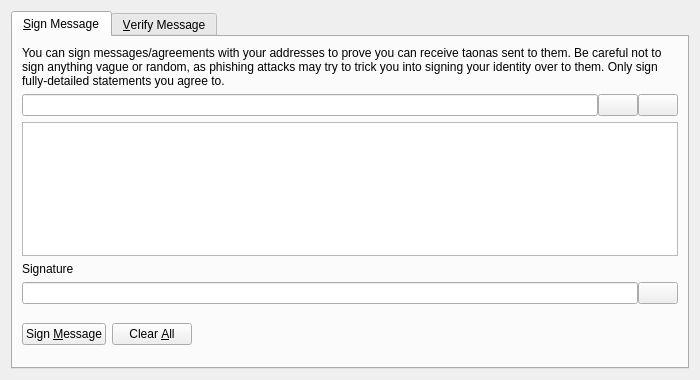
<?xml version="1.0" encoding="UTF-8"?>
<ui version="4.0">
 <class>SignVerifyMessageDialog</class>
 <widget class="QDialog" name="SignVerifyMessageDialog">
  <property name="geometry">
   <rect>
    <x>0</x>
    <y>0</y>
    <width>700</width>
    <height>380</height>
   </rect>
  </property>
  <property name="windowTitle">
   <string>Signatures - Sign / Verify a Message</string>
  </property>
  <property name="modal">
   <bool>true</bool>
  </property>
  <layout class="QVBoxLayout" name="verticalLayout">
   <item>
    <widget class="QTabWidget" name="tabWidget">
     <property name="currentIndex">
      <number>0</number>
     </property>
     <widget class="QWidget" name="tabSignMessage">
      <attribute name="title">
       <string>&amp;Sign Message</string>
      </attribute>
      <layout class="QVBoxLayout" name="verticalLayout_SM">
       <item>
        <widget class="QLabel" name="infoLabel_SM">
         <property name="text">
          <string>You can sign messages/agreements with your addresses to prove you can receive taonas sent to them. Be careful not to sign anything vague or random, as phishing attacks may try to trick you into signing your identity over to them. Only sign fully-detailed statements you agree to.</string>
         </property>
         <property name="textFormat">
          <enum>Qt::PlainText</enum>
         </property>
         <property name="wordWrap">
          <bool>true</bool>
         </property>
        </widget>
       </item>
       <item>
        <layout class="QHBoxLayout" name="horizontalLayout_1_SM">
         <property name="spacing">
          <number>0</number>
         </property>
         <item>
          <widget class="QValidatedLineEdit" name="addressIn_SM">
           <property name="toolTip">
            <string>The Taona address to sign the message with</string>
           </property>
          </widget>
         </item>
         <item>
          <widget class="QPushButton" name="addressBookButton_SM">
           <property name="toolTip">
            <string>Choose previously used address</string>
           </property>
           <property name="text">
            <string/>
           </property>
           <property name="icon">
            <iconset resource="../taona.qrc">
             <normaloff>:/icons/address-book</normaloff>:/icons/address-book</iconset>
           </property>
           <property name="shortcut">
            <string>Alt+A</string>
           </property>
           <property name="autoDefault">
            <bool>false</bool>
           </property>
          </widget>
         </item>
         <item>
          <widget class="QPushButton" name="pasteButton_SM">
           <property name="toolTip">
            <string>Paste address from clipboard</string>
           </property>
           <property name="text">
            <string/>
           </property>
           <property name="icon">
            <iconset resource="../taona.qrc">
             <normaloff>:/icons/editpaste</normaloff>:/icons/editpaste</iconset>
           </property>
           <property name="shortcut">
            <string>Alt+P</string>
           </property>
           <property name="autoDefault">
            <bool>false</bool>
           </property>
          </widget>
         </item>
        </layout>
       </item>
       <item>
        <widget class="QPlainTextEdit" name="messageIn_SM">
         <property name="toolTip">
          <string>Enter the message you want to sign here</string>
         </property>
        </widget>
       </item>
       <item>
        <widget class="QLabel" name="signatureLabel_SM">
         <property name="text">
          <string>Signature</string>
         </property>
         <property name="textFormat">
          <enum>Qt::PlainText</enum>
         </property>
        </widget>
       </item>
       <item>
        <layout class="QHBoxLayout" name="horizontalLayout_2_SM">
         <property name="spacing">
          <number>0</number>
         </property>
         <item>
          <widget class="QLineEdit" name="signatureOut_SM">
           <property name="font">
            <font>
             <italic>true</italic>
            </font>
           </property>
           <property name="readOnly">
            <bool>true</bool>
           </property>
          </widget>
         </item>
         <item>
          <widget class="QPushButton" name="copySignatureButton_SM">
           <property name="toolTip">
            <string>Copy the current signature to the system clipboard</string>
           </property>
           <property name="text">
            <string/>
           </property>
           <property name="icon">
            <iconset resource="../taona.qrc">
             <normaloff>:/icons/editcopy</normaloff>:/icons/editcopy</iconset>
           </property>
           <property name="autoDefault">
            <bool>false</bool>
           </property>
          </widget>
         </item>
        </layout>
       </item>
       <item>
        <layout class="QHBoxLayout" name="horizontalLayout_3_SM">
         <item>
          <widget class="QPushButton" name="signMessageButton_SM">
           <property name="toolTip">
            <string>Sign the message to prove you own this Taona address</string>
           </property>
           <property name="text">
            <string>Sign &amp;Message</string>
           </property>
           <property name="icon">
            <iconset resource="../taona.qrc">
             <normaloff>:/icons/edit</normaloff>:/icons/edit</iconset>
           </property>
           <property name="autoDefault">
            <bool>false</bool>
           </property>
          </widget>
         </item>
         <item>
          <widget class="QPushButton" name="clearButton_SM">
           <property name="toolTip">
            <string>Reset all sign message fields</string>
           </property>
           <property name="text">
            <string>Clear &amp;All</string>
           </property>
           <property name="icon">
            <iconset resource="../taona.qrc">
             <normaloff>:/icons/remove</normaloff>:/icons/remove</iconset>
           </property>
           <property name="autoDefault">
            <bool>false</bool>
           </property>
          </widget>
         </item>
         <item>
          <spacer name="horizontalSpacer_1_SM">
           <property name="orientation">
            <enum>Qt::Horizontal</enum>
           </property>
           <property name="sizeHint" stdset="0">
            <size>
             <width>40</width>
             <height>48</height>
            </size>
           </property>
          </spacer>
         </item>
         <item>
          <widget class="QLabel" name="statusLabel_SM">
           <property name="font">
            <font>
             <weight>75</weight>
             <bold>true</bold>
            </font>
           </property>
           <property name="text">
            <string/>
           </property>
           <property name="wordWrap">
            <bool>true</bool>
           </property>
          </widget>
         </item>
         <item>
          <spacer name="horizontalSpacer_2_SM">
           <property name="orientation">
            <enum>Qt::Horizontal</enum>
           </property>
           <property name="sizeHint" stdset="0">
            <size>
             <width>40</width>
             <height>48</height>
            </size>
           </property>
          </spacer>
         </item>
        </layout>
       </item>
      </layout>
     </widget>
     <widget class="QWidget" name="tabVerifyMessage">
      <attribute name="title">
       <string>&amp;Verify Message</string>
      </attribute>
      <layout class="QVBoxLayout" name="verticalLayout_VM">
       <item>
        <widget class="QLabel" name="infoLabel_VM">
         <property name="text">
          <string>Enter the receiver's address, message (ensure you copy line breaks, spaces, tabs, etc. exactly) and signature below to verify the message. Be careful not to read more into the signature than what is in the signed message itself, to avoid being tricked by a man-in-the-middle attack. Note that this only proves the signing party receives with the address, it cannot prove sendership of any transaction!</string>
         </property>
         <property name="textFormat">
          <enum>Qt::PlainText</enum>
         </property>
         <property name="alignment">
          <set>Qt::AlignLeading|Qt::AlignLeft|Qt::AlignTop</set>
         </property>
         <property name="wordWrap">
          <bool>true</bool>
         </property>
        </widget>
       </item>
       <item>
        <layout class="QHBoxLayout" name="horizontalLayout_1_VM">
         <property name="spacing">
          <number>0</number>
         </property>
         <item>
          <widget class="QValidatedLineEdit" name="addressIn_VM">
           <property name="toolTip">
            <string>The Taona address the message was signed with</string>
           </property>
          </widget>
         </item>
         <item>
          <widget class="QPushButton" name="addressBookButton_VM">
           <property name="toolTip">
            <string>Choose previously used address</string>
           </property>
           <property name="text">
            <string/>
           </property>
           <property name="icon">
            <iconset resource="../taona.qrc">
             <normaloff>:/icons/address-book</normaloff>:/icons/address-book</iconset>
           </property>
           <property name="shortcut">
            <string>Alt+A</string>
           </property>
           <property name="autoDefault">
            <bool>false</bool>
           </property>
          </widget>
         </item>
        </layout>
       </item>
       <item>
        <widget class="QPlainTextEdit" name="messageIn_VM"/>
       </item>
       <item>
        <widget class="QValidatedLineEdit" name="signatureIn_VM"/>
       </item>
       <item>
        <layout class="QHBoxLayout" name="horizontalLayout_2_VM">
         <item>
          <widget class="QPushButton" name="verifyMessageButton_VM">
           <property name="toolTip">
            <string>Verify the message to ensure it was signed with the specified Taona address</string>
           </property>
           <property name="text">
            <string>Verify &amp;Message</string>
           </property>
           <property name="icon">
            <iconset resource="../taona.qrc">
             <normaloff>:/icons/transaction_0</normaloff>:/icons/transaction_0</iconset>
           </property>
           <property name="autoDefault">
            <bool>false</bool>
           </property>
          </widget>
         </item>
         <item>
          <widget class="QPushButton" name="clearButton_VM">
           <property name="toolTip">
            <string>Reset all verify message fields</string>
           </property>
           <property name="text">
            <string>Clear &amp;All</string>
           </property>
           <property name="icon">
            <iconset resource="../taona.qrc">
             <normaloff>:/icons/remove</normaloff>:/icons/remove</iconset>
           </property>
           <property name="autoDefault">
            <bool>false</bool>
           </property>
          </widget>
         </item>
         <item>
          <spacer name="horizontalSpacer_1_VM">
           <property name="orientation">
            <enum>Qt::Horizontal</enum>
           </property>
           <property name="sizeHint" stdset="0">
            <size>
             <width>40</width>
             <height>48</height>
            </size>
           </property>
          </spacer>
         </item>
         <item>
          <widget class="QLabel" name="statusLabel_VM">
           <property name="font">
            <font>
             <weight>75</weight>
             <bold>true</bold>
            </font>
           </property>
           <property name="text">
            <string/>
           </property>
           <property name="wordWrap">
            <bool>true</bool>
           </property>
          </widget>
         </item>
         <item>
          <spacer name="horizontalSpacer_2_VM">
           <property name="orientation">
            <enum>Qt::Horizontal</enum>
           </property>
           <property name="sizeHint" stdset="0">
            <size>
             <width>40</width>
             <height>48</height>
            </size>
           </property>
          </spacer>
         </item>
        </layout>
       </item>
      </layout>
     </widget>
    </widget>
   </item>
  </layout>
 </widget>
 <customwidgets>
  <customwidget>
   <class>QValidatedLineEdit</class>
   <extends>QLineEdit</extends>
   <header>qvalidatedlineedit.h</header>
  </customwidget>
 </customwidgets>
 <resources>
  <include location="../taona.qrc"/>
 </resources>
 <connections/>
</ui>
